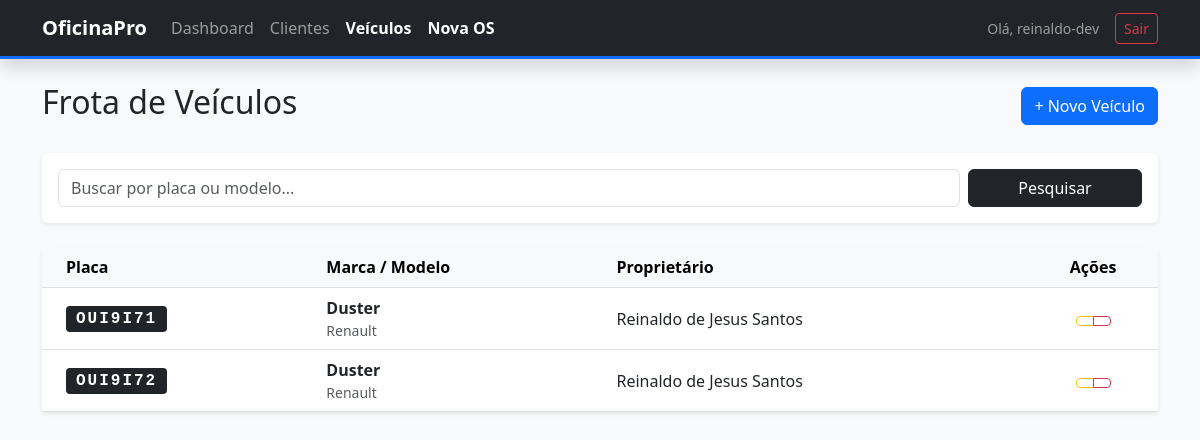
/oficina/veiculos/ (signed in), run on an earlier commit of the app's database.
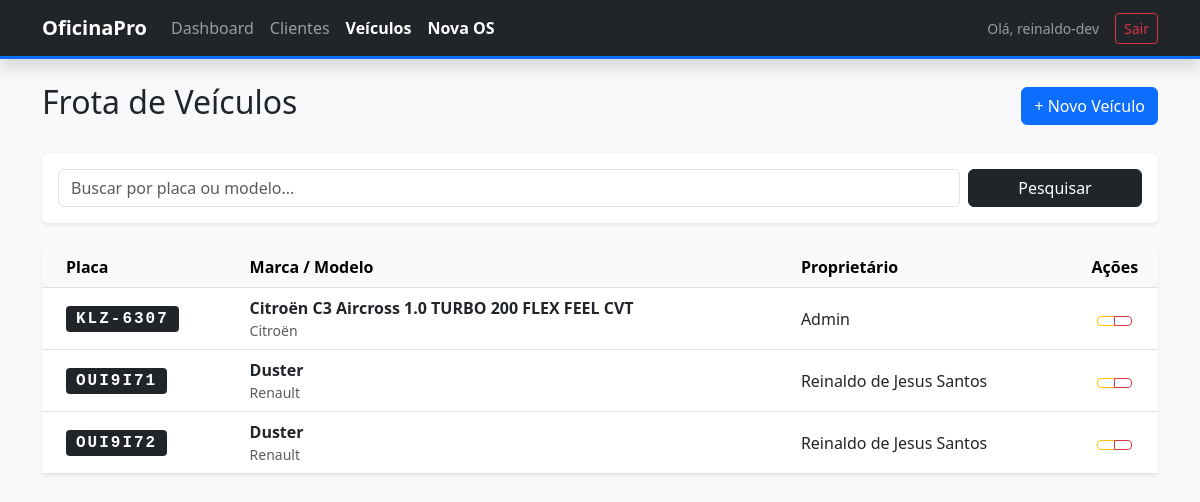
And on a later commit of the database.
### gestao/models.py (models this page shows, shortened)
class Veiculo(models.Model):
    cliente = models.ForeignKey(
        Cliente, on_delete=models.CASCADE,
        related_name="veiculos"
    )
    placa = models.CharField(max_length=7, unique=True)
    modelo = models.CharField(max_length=50)
    marca = models.CharField(max_length=50)

class Cliente(models.Model):
    nome = models.CharField(max_length=100)
    email = models.EmailField()
    telefone = models.CharField(max_length=20)
    cpf = models.CharField(max_length=14, unique=True)

### gestao/views.py (the view)
# urls.py: path("veiculos/", views.lista_veiculos, name="lista_veiculos"),
@login_required
def lista_veiculos(request):
    busca = request.GET.get("search")
    if busca:
        veiculos = Veiculo.objects.filter(
            Q(placa__icontains=busca) | Q(modelo__icontains=busca)
        ).order_by("modelo")
    else:
        veiculos = Veiculo.objects.all().order_by("placa")
    return render(
        request, "gestao/lista_veiculos.html", {
            "veiculos": veiculos,
            "busca": busca}
    )

### gestao/templates/gestao/lista_veiculos.html (shortened to what this page needs)
{% extends 'gestao/base.html' %}
{% block content %}
<div class="d-flex justify-content-between align-items-center mb-4">
    <h2> Frota de Veículos</h2>
    <a href="{% url 'novo_veiculo' %}" class="btn btn-primary">+ Novo Veículo</a>
</div>
<div class="card shadow-sm mb-4">
    <div class="card-body">
        <form method="GET" class="row g-2">
            <div class="col-md-10">
                <input type="text" name="search" class="form-control" placeholder="Buscar por placa ou modelo..."
                    value="{{ busca|default:'' }}">
            </div>
            <div class="col-md-2">
                <button type="submit" class="btn btn-dark w-100">
                     Pesquisar
                </button>
            </div>
        </form>
    </div>
</div>
<div class="card shadow-sm border-0">
    <div class="card-body p-0">
        <div class="table-responsive">
            <table class="table table-hover align-middle mb-0">
                <thead class="table-light">
                    <tr>
                        <th class="ps-4">Placa</th>
                        <th>Marca / Modelo</th>
                        <th>Proprietário</th>
                        <th class="text-center">Ações</th>
                    </tr>
                </thead>
                <tbody>
                    {% for veiculo in veiculos %}
                    <tr>
                        <td class="ps-4">
                            <span class="badge bg-dark font-monospace" style="font-size: 1rem;">
                                {{ veiculo.placa|upper }}
                            </span>
                        </td>
                        <td>
                            <div class="fw-bold">{{ veiculo.modelo }}</div>
                            <div class="text-muted small">{{ veiculo.marca }}</div>
                        </td>
                        <td>
                             {{ veiculo.cliente.nome }}
                        </td>
                        <td class="text-center">
                            <div class="btn-group">
                                <a href="{% url 'editar_veiculo' veiculo.id %}" class="btn btn-sm btn-outline-warning">
                                </a>
                                <a href="{% url 'excluir_veiculo' veiculo.id %}" class="btn btn-sm btn-outline-danger">
                                </a>
                            </div>
                        </td>
                    </tr>
                    {% empty %}
                    <tr>
                        <td colspan="4" class="text-center py-5 text-muted">
                            Nenhum veículo encontrado.
                        </td>
                    </tr>
                    {% endfor %}
                </tbody>
            </table>
        </div>
    </div>
</div>
{% endblock %}

What changed in the data, as far as the page shows it:
added Veiculo: placa "KLZ-6307", modelo "Citroën C3 Aircross 1.0 TURBO 200 FLEX FEEL CVT", marca "Citroën", cliente.nome "Admin"
